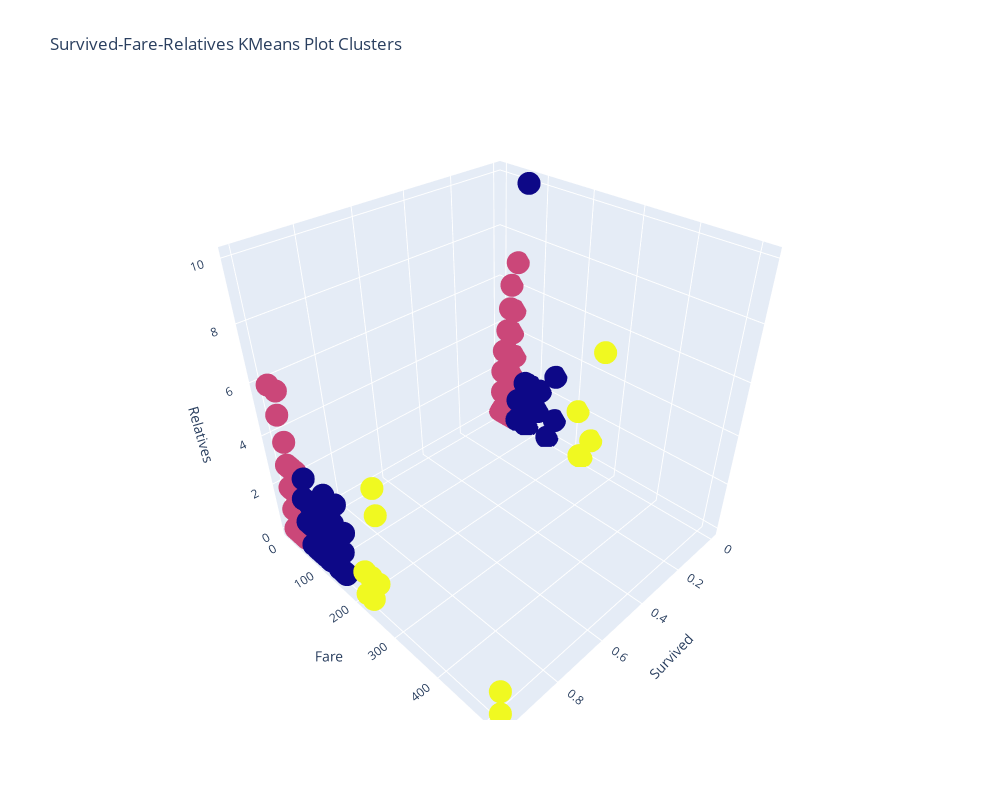

The code cell stored with this chart in its notebook:
### Code cell
fig = px.scatter_3d(
    df, x='Survived', y='Fare', z='Relatives',
    color=kmeans.labels_, hover_data=['Sex', 'Age', 'EmbarkedValue'],
    width=1000, height=800,
    title='Survived-Fare-Relatives KMeans Plot Clusters'
)
fig.update(layout_coloraxis_showscale=False)
fig.show()

### Figure 1 — Plotly figure (JSON) as saved in the notebook; plotly's stock layout.template omitted (floating-point values rounded to 4 significant figures; data arrays with more than 128 entries replaced by an {"elided": "..."} marker saying what was removed)
{"data": [{"customdata": {"elided": "891x3 mixed values"}, "hovertemplate": "Survived=%{x}<br>Fare=%{y}<br>Relatives=%{z}<br>Sex=%{customdata[0]}<br>Age=%{customdata[1]}<br>EmbarkedValue=%{customdata[2]}<br>color=%{marker.color}<extra></extra>", "legendgroup": "", "marker": {"color": {"elided": "891 int values"}, "coloraxis": "coloraxis", "symbol": "circle"}, "mode": "markers", "name": "", "scene": "scene", "showlegend": false, "type": "scatter3d", "x": {"elided": "891 int values"}, "y": {"elided": "891 float values"}, "z": {"elided": "891 int values"}}], "layout": {"coloraxis": {"colorbar": {"title": {"text": "color"}}, "colorscale": [[0, "#0d0887"], [0.1111, "#46039f"], [0.2222, "#7201a8"], [0.3333, "#9c179e"], [0.4444, "#bd3786"], [0.5556, "#d8576b"], [0.6667, "#ed7953"], [0.7778, "#fb9f3a"], [0.8889, "#fdca26"], [1, "#f0f921"]], "showscale": false}, "height": 800, "legend": {"tracegroupgap": 0}, "scene": {"domain": {"x": [0, 1], "y": [0, 1]}, "xaxis": {"title": {"text": "Survived"}}, "yaxis": {"title": {"text": "Fare"}}, "zaxis": {"title": {"text": "Relatives"}}}, "title": {"text": "Survived-Fare-Relatives KMeans Plot Clusters"}, "width": 1000}}
